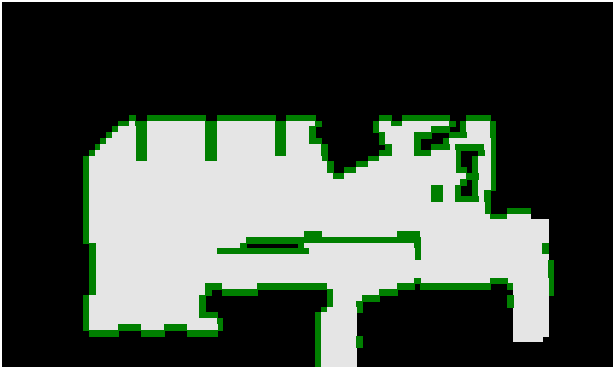
#> input picture mapLittle.png, 613 x 367 px
$ jupyter execute --allow-errors car_parking.ipynb
#> lines starting #> are read from the running program, lines starting #| are printed output that depends on the picture
#> further down, map_img is the input picture: PIL image 613x367 RGBA; mean R, G, B, A 72, 79.9, 72, 255
## Version 1
Code avec PIL

Déplacement de la voiture OK
Détection de collision
- Classique
- Circle

[cell 1]
import numpy as np
import math
from PIL import Image
from PIL import ImageChops
from PIL import ImageDraw
import matplotlib.pyplot as plt
import matplotlib.patches as patches

class Car:
    def __init__(self, x, y, theta, L=13):
        self.x = x
        self.y = y
        self.theta = theta  # en degrés
        self.L = L  # empattement (distance entre essieux)

        self.car_width = 9
        self.car_height = 17

        # Créer l'image de la voiture (rectangle rouge)
        self.car_img = Image.new('RGBA', (self.car_width, self.car_height), (255, 0, 0, 255))


    def apply_control(self, v, phi_deg, dt=1.0):
        """ Appliquer un contrôle cinématique (modèle vélo simple) """
        theta_rad = math.radians(self.theta)
        phi_rad = math.radians(phi_deg)

        # Déplacement en tenant compte que l'axe y est dirigé vers le bas
        self.x = self.x + v * math.cos(theta_rad) * dt
        self.y = self.y - v * math.sin(theta_rad) * dt  # "-" car l'axe y descend

        self.theta += math.degrees((v / self.L) * math.tan(phi_rad) * dt)
        self.theta %= 360  # Normaliser theta dans [0, 360)


    def draw_on_map(self, map_img):
        """ Dessiner la voiture sur la carte en plaçant l'essieu arrière au centre pour la rotation """

        # 1. Préparer une grande image transparente
        big_w = self.car_width * 3
        big_h = self.car_height * 3
        big_img = Image.new('RGBA', (big_w, big_h), (0, 0, 0, 0))
#> big_img: PIL image 27x51 RGBA; every value is 0

        # 2. Positionner la voiture avec essieu arrière au centre
        rear_axle_offset_x = self.car_width // 2
        rear_axle_offset_y = 3*(self.car_height // 4)

        paste_x = big_w // 2 - rear_axle_offset_x + 1
        paste_y = big_h // 2 - rear_axle_offset_y + 1

        big_img.paste(self.car_img, (paste_x, paste_y))
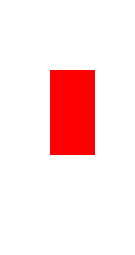
#> big_img: PIL image 27x51 RGBA (shown 5 times larger); mean R, G, B, A 28.3, 0, 0, 28.3; transparent parts drawn white

        # 3. Rotation (-90° pour aligner l'avant sur l'axe x)
        rotated_car = big_img.rotate(self.theta - 90, expand=True, resample=Image.BICUBIC)
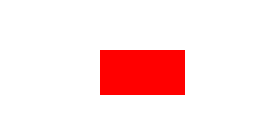
#> rotated_car: PIL image 51x27 RGBA (shown 5 times larger); mean R, G, B, A 28.3, 0, 0, 28.3; transparent parts drawn white

        # 4. Coller sur la carte
        pos_x = int(self.x - rotated_car.width / 2)
#> pos_x = 124
        pos_y = int(self.y - rotated_car.height / 2)
#> pos_y = 136

        map_with_car = map_img.copy()
        map_with_car.paste(rotated_car, (pos_x, pos_y), rotated_car)


        draw = ImageDraw.Draw(map_with_car)
        draw.point((self.x, self.y), fill='blue')


        return map_with_car

    # [14 lines left out: function get_center_from_axle, not called in this run]


def Car_simulation():

    # Initialiser la figure
    fig, ax = plt.subplots(figsize=(8, 8))
    plt.axis('off')

    # Afficher la première image
    map_with_car = car.draw_on_map(map_img)
    img_plot = ax.imshow(map_with_car)

    # Définir la séquence de mouvement
    steps = [(2.0, 0.0), (-2.0, 0.0), (-2.0, 0.0), (2.0, 0.0), (2.0, 30), (-2.0, 30.0), (2.0, -30.0), (-2.0, -30.0), (-2.0, 30.0), (2.0, 30.0), (-2.0, -30.0), (2.0, -30.0)]

    # Avancer tout droit
    for _ in range(30):
        steps.append((2.0, 0.0))  # vitesse 2.0, braquage 0°

    # Tourner à gauche
    for _ in range(35):
        steps.append((2.0, -30.0))  # braquage 30° à gauche

    # Avancer tout droit
    for _ in range(30):
        steps.append((2.0, 0.0))  # vitesse 2.0, braquage 0°

    # Tourner à gauche
    for _ in range(35):
        steps.append((2.0, 30.0))  # braquage 30° à gauche

    # Avancer tout droit
    for _ in range(30):
        steps.append((2.0, 0.0))  # vitesse 2.0, braquage 0°

    # Tourner à droite
    #for _ in range(20):
    #   steps.append((-2.0, -30.0))  # braquage -30° à droite

    # Simulation
    for v, phi in steps:
        car.apply_control(v, phi)
        map_with_car = car.draw_on_map(map_img)
        img_plot.set_data(map_with_car)
        plt.pause(0.05)  # Pause courte pour effet animation
        print(car.y)


# [251 lines left out: functions is_valid, show_car_with_circle, show_car_circle, is_valid_circle_ANCIEN, is_valid_circle, not called in this run]


# Charger la carte
map_img = Image.open('mapLittle.png').convert('RGBA')

#Coordonnées de la voiture
x = 150
y = 150
theta = 0


# Créer la voiture
car = Car(x, y, theta)


Car_simulation()


# [12 lines of commented-out code are left out]
